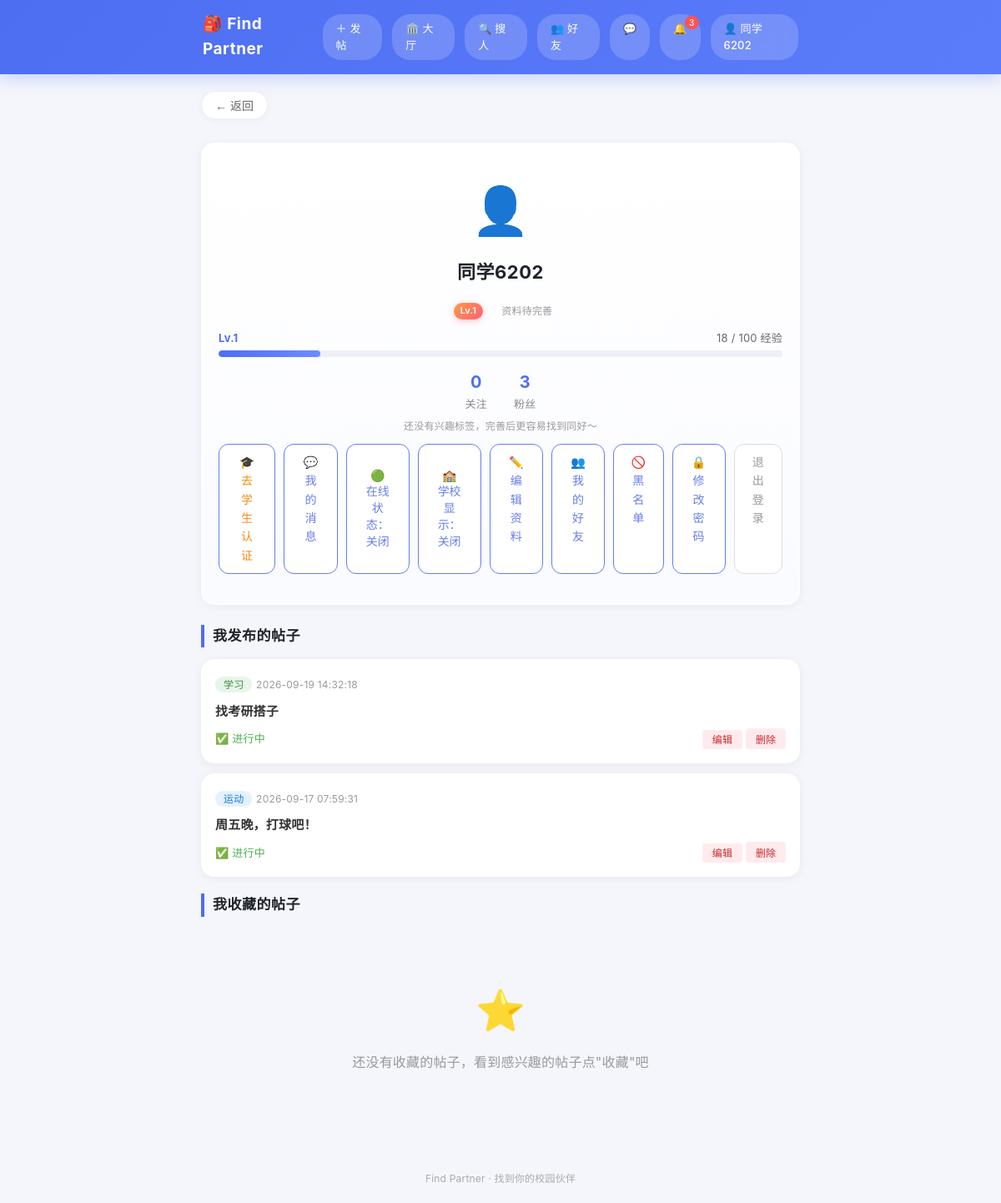
Screenshot of /profile (signed in) with the database file from the repository.
### tables this page shows
CREATE TABLE users (
            id INTEGER PRIMARY KEY AUTOINCREMENT,
            phone TEXT UNIQUE NOT NULL,
            password_hash TEXT NOT NULL,
            nickname TEXT,
            create_time DATETIME DEFAULT CURRENT_TIMESTAMP
        , credit INTEGER DEFAULT 100, age INTEGER, gender TEXT, interests TEXT, bio TEXT, avatar TEXT, contact_public INTEGER DEFAULT 1, level INTEGER DEFAULT 1, exp INTEGER DEFAULT 0, student_verified INTEGER DEFAULT 0, school TEXT, student_id TEXT, real_name TEXT, last_active DATETIME, show_online INTEGER DEFAULT 1, show_school INTEGER DEFAULT 1);

CREATE TABLE posts (
            id INTEGER PRIMARY KEY AUTOINCREMENT,
            user_id INTEGER NOT NULL,
            title TEXT NOT NULL,
            category TEXT NOT NULL,
            content TEXT NOT NULL,
            contact TEXT NOT NULL,
            create_time DATETIME DEFAULT CURRENT_TIMESTAMP,
            status TINYINT DEFAULT 1,
            FOREIGN KEY (user_id) REFERENCES users(id)
        );

### app.py (the view)
@app.route('/profile')
def profile():
    if 'user_id' not in session:
        return redirect(url_for('login'))
    conn = get_conn()
    c = conn.cursor()
    user = c.execute('''SELECT id, nickname, age, gender, interests, bio, credit, avatar, level, exp, contact_public
                        FROM users WHERE id = ?''', (session['user_id'],)).fetchone()
    my_posts = c.execute('''
        SELECT id, title, category, create_time, status
        FROM posts WHERE user_id = ? ORDER BY create_time DESC
    ''', (session['user_id'],)).fetchall()
    fav_posts = c.execute('''
        SELECT p.id, p.title, p.category, p.create_time, u.nickname
        FROM favorites f
        JOIN posts p ON f.post_id = p.id
        JOIN users u ON p.user_id = u.id
        WHERE f.user_id = ? AND p.status = 1
        ORDER BY f.create_time DESC
    ''', (session['user_id'],)).fetchall()
    my_following_count = c.execute('SELECT COUNT(*) AS n FROM follows WHERE follower_id = ?',
                                   (session['user_id'],)).fetchone()['n']
    my_fan_count = c.execute('SELECT COUNT(*) AS n FROM follows WHERE following_id = ?',
                             (session['user_id'],)).fetchone()['n']
    conn.close()
    user_info = {
        'nickname': user['nickname'] or '',
        'age': user['age'],
        'gender': user['gender'] or '',
        'interests': parse_interests(user['interests'] or ''),
        'bio': user['bio'] or '',
        'credit': user['credit'],
        'level': user['level'],
        'exp': user['exp'],
        'avatar': user['avatar'] or '',
        'contact_public': user['contact_public'],
    }
    return render_template('profile.html', my_posts=my_posts,
                           fav_posts=fav_posts, user_info=user_info,
                           my_following_count=my_following_count,
                           my_fan_count=my_fan_count)

### app.py (called while the page is built)
def get_conn():
    conn = sqlite3.connect(DB_PATH)
    conn.row_factory = sqlite3.Row
    return conn

def parse_interests(interests_raw):
    tags = [t.strip() for t in interests_raw.replace('，', ',').split(',') if t.strip()]
    return list(dict.fromkeys(tags))

@app.before_request
def update_last_active():
    if 'user_id' in session:
        try:
            conn = get_conn()
            conn.execute('UPDATE users SET last_active = CURRENT_TIMESTAMP WHERE id = ?',
                         (session['user_id'],))
            conn.commit()
            conn.close()
        except Exception:
            pass

@app.context_processor
def inject_global_vars():
    chat_unread = 0
    if 'user_id' in session:
        try:
            conn = get_conn()
            chat_unread = conn.execute(
                'SELECT COUNT(*) AS n FROM messages WHERE to_user_id=? AND is_read=0',
                (session['user_id'],)).fetchone()['n']
            conn.close()
        except Exception:
            pass
    return {
        'logged_in': 'user_id' in session,
        'nickname': session.get('nickname', ''),
        'avatar': session.get('avatar', ''),
        'chat_unread': chat_unread,
    }

### templates/profile.html (shortened to what this page needs)
{% extends "base.html" %}
{% block content %}
<div class="profile-container">
    <div class="profile-card">
        {% if user_info.avatar %}
        <img src="{{ user_info.avatar }}" class="big-avatar center" alt="头像">
        {% else %}
        <div class="avatar">👤</div>
        {% endif %}
        <h2 class="profile-name">{{ user_info.nickname }}
        </h2>
        <div class="profile-detail">
            <span><span class="level-badge">Lv.{{ user_info.level }}</span></span>
            {% if not user_info.age and not user_info.gender %}<span class="hint">资料待完善</span>{% endif %}
        </div>
        <div class="exp-bar">
            <div class="exp-info">
                <span>Lv.{{ user_info.level }}</span>
                <span>{{ user_info.exp }} / {{ user_info.level * 100 }} 经验</span>
            </div>
            <div class="exp-track">
                <div class="exp-fill" style="width: {{ (user_info.exp / (user_info.level * 100) * 100) | round(1) }}%;"></div>
            </div>
        </div>
        <div class="tieba-stats">
            <a href="/friends?tab=following" class="tieba-stat">
                <span class="tieba-stat-num">{{ my_following_count }}</span>
                <span class="tieba-stat-label">关注</span>
            </a>
            <a href="/friends?tab=fans" class="tieba-stat">
                <span class="tieba-stat-num">{{ my_fan_count }}</span>
                <span class="tieba-stat-label">粉丝</span>
            </a>
        </div>
        {% if user_info.interests %}
        <div class="profile-tags">
            {% for tag in user_info.interests %}
            <span class="tag-badge">{{ tag }}</span>
            {% endfor %}
        </div>
        {% else %}
        <div class="hint" style="margin: 6px 0 12px;">还没有兴趣标签，完善后更容易找到同好～</div>
        {% endif %}
        <div class="profile-actions">
            {% if not user_info.student_verified %}
            <a href="/verify" class="btn-secondary" style="color:#fa8c16;">🎓 去学生认证</a>
            {% else %}
            <a href="/verify" class="btn-secondary">🎓 认证信息</a>
            {% endif %}
            <a href="/messages" class="btn-secondary">💬 我的消息</a>
            <button class="btn-secondary" id="online-toggle">
                🟢 在线状态：{{ '开启' if user_info.show_online else '关闭' }}
            </button>
            <button class="btn-secondary" id="school-toggle">
                🏫 学校显示：{{ '开启' if user_info.show_school else '关闭' }}
            </button>
            <a href="/profile/edit" class="btn-secondary">✏️ 编辑资料</a>
            <a href="/friends" class="btn-secondary">👥 我的好友</a>
            <a href="/blocklist" class="btn-secondary">🚫 黑名单</a>
            <a href="/change_password" class="btn-secondary">🔒 修改密码</a>
            <a href="/logout" class="btn-secondary btn-logout">退出登录</a>
        </div>
    </div>
    <h3 class="section-title">我发布的帖子</h3>
    <div class="my-posts">
        {% if my_posts %}
            {% for post in my_posts %}
            <div class="my-post-card">
                <div class="my-post-header">
                    <span class="post-category cat-{{ post.category }}">{{ post.category }}</span>
                    <span class="post-time">{{ post.create_time }}</span>
                </div>
                <h4 class="my-post-title">
                    <a href="/post/{{ post.id }}">{{ post.title }}</a>
                </h4>
                <div class="my-post-actions">
                    {% if post.status == 1 %}
                        <span class="status-active">✅ 进行中</span>
                    {% else %}
                        <span class="status-deleted">🗑️ 已删除</span>
                    {% endif %}
                    <span>
                        {% if post.status == 1 %}
                        <a href="/post/{{ post.id }}/edit" class="btn-delete-small">编辑</a>
                        <form method="POST" action="/post/{{ post.id }}/delete" style="display:inline;"
                              onsubmit="return confirm('确定要删除这条帖子吗？');">
                            <button type="submit" class="btn-delete-small">删除</button>
                        </form>
                        {% endif %}
                    </span>
                </div>
            </div>
            {% endfor %}
        {% else %}
            <div class="empty-state">
                <div class="empty-icon">📝</div>
                <p>你还没有发布过帖子</p>
                <a href="/publish" class="btn-secondary">去发帖</a>
            </div>
        {% endif %}
    </div>
    <h3 class="section-title">我收藏的帖子</h3>
    <div class="my-posts">
        {% if fav_posts %}
            {% for post in fav_posts %}
            <a href="/post/{{ post.id }}" class="my-post-card" style="display:block;">
                <div class="my-post-header">
                    <span class="post-category cat-{{ post.category }}">{{ post.category }}</span>
                    <span class="post-time">{{ post.create_time }}</span>
                </div>
                <h4 class="my-post-title">{{ post.title }}</h4>
                <div class="post-author">发布者：{{ post.nickname }}</div>
            </a>
            {% endfor %}
        {% else %}
            <div class="empty-state">
                <div class="empty-icon">⭐</div>
                <p>还没有收藏的帖子，看到感兴趣的帖子点"收藏"吧</p>
            </div>
        {% endif %}
    </div>
</div>
{% endblock %}

### templates/base.html (shortened to what this page needs)
<!DOCTYPE html>
<html lang="zh-CN">
<head>
    <link rel="stylesheet" href="/static/css/style.css">
</head>
<body>
    <nav class="navbar">
        <div class="nav-container">
            <a href="/" class="nav-logo">🎒 Find Partner</a>
            <div class="nav-links">
                {% if logged_in %}
                    <a href="/publish" class="nav-btn">＋ 发帖</a>
                    <a href="/lobby" class="nav-btn">🏛️ 大厅</a>
                    <a href="/users" class="nav-btn">🔍 搜人</a>
                    <a href="/friends" class="nav-btn">👥 好友</a>
                    <a href="/messages" class="nav-btn nav-bell">💬
                    </a>
                    <a href="/notifications" class="nav-btn nav-bell">🔔
                        <span class="badge" id="unread-badge" style="display:none;">0</span>
                    </a>
                    <a href="/profile" class="nav-btn">
                        {% if avatar %}<img src="{{ avatar }}" class="nav-avatar" alt="头像">{% else %}👤{% endif %}
                        {{ nickname }}
                    </a>
                {% else %}
                    <a href="/login" class="nav-btn">登录 / 注册</a>
                {% endif %}
            </div>
        </div>
    </nav>
    <main class="main-content">
        <button class="back-btn" onclick="goBack()" title="返回上一页">← 返回</button>
        {% block content %}{% endblock %}
    </main>
    <footer class="footer">
        <p>Find Partner · 找到你的校园伙伴</p>
    </footer>
</body>
</html>

### rows the page displays
users: nickname "同学6202", level "1", exp "18", user_info.level*100 "100"
posts: category "学习", create_time "2026-09-19 14:32:18", title "找考研搭子", status "✅ 进行中"
posts: category "运动", create_time "2026-09-17 07:59:31", title "周五晚，打球吧！", status "✅ 进行中"

### other values shown
{{ my_following_count }} "0"
{{ my_fan_count }} "3"
{{ '开启' if user_info.show_online else '关闭' }} "关闭"
{{ '开启' if user_info.show_school else '关闭' }} "关闭"
